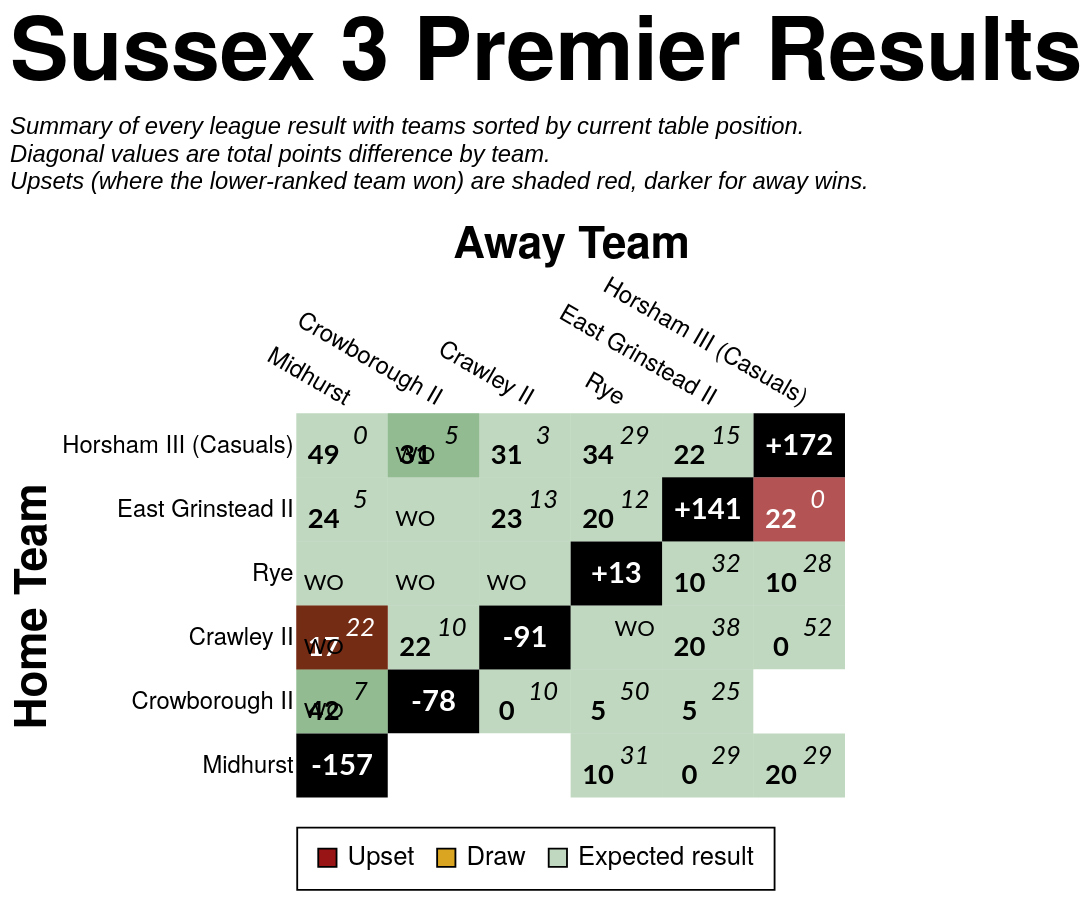

Here is the Vega-Lite specification saved for this chart:
### Vega-Lite specification from a JSON file in a GitHub repository (floating-point values rounded to 4 significant figures)
{"config": {"axis": {"labelFont": "PT Sans Narrow, Helvetica Neue, Helvetica, Arial, sans-serif", "titleFont": "PT Sans Narrow, Helvetica Neue, Helvetica, Arial, sans-serif", "labelFontSize": 13, "titleFontSize": 24, "gridColor": "#202947", "gridOpacity": 0.2, "zindex": 1}, "text": {"font": "Lato, sans-serif"}, "bar": {"cornerRadiusEnd": 5}, "header": {"labelFont": "PT Sans Narrow, Helvetica Neue, Helvetica, Arial, sans-serif", "titleFont": "PT Sans Narrow, Helvetica Neue, Helvetica, Arial, sans-serif", "labelFontSize": 24, "titleFontSize": 28, "labelFontWeight": "bold", "orient": "left"}, "legend": {"labelFont": "PT Sans Narrow, Helvetica Neue, Helvetica, Arial, sans-serif", "titleFont": "PT Sans Narrow, Helvetica Neue, Helvetica, Arial, sans-serif", "labelFontSize": 14, "titleFontSize": 16, "titlePadding": 5, "fillColor": "white", "strokeColor": "black", "padding": 10, "titleFontWeight": "lighter", "titleFontStyle": "italic", "titleColor": "gray", "offset": 10}, "title": {"font": "PT Sans Narrow, Helvetica Neue, Helvetica, Arial, sans-serif", "fontSize": 48, "fontWeight": "bold", "anchor": "start", "align": "center", "titlePadding": 20, "subtitlePadding": 10, "subtitleFontSize": 13, "subtitleColor": "", "subtitleFontStyle": "italic", "offset": 15, "color": "black"}, "axisX": {"labelAngle": 0}, "facet": {"title": null, "header": null, "align": {"row": "each", "column": "each"}, "spacing": 10}, "resolve": {"scale": {"y": "independent", "facet": "independent"}}, "background": "transparent", "scale": {"offsetBandPaddingOuter": 0.2, "offsetBandPaddingInner": 0.1}, "view": {"stroke": null, "background": "transparent"}}, "layer": [{"data": {"name": "data-7aaa627593f55bd35672cc9f66190a87"}, "mark": {"type": "rect"}, "encoding": {"color": {"field": "unexpected_result", "legend": {"labelExpr": "datum.value === 'Upset (Away Win)' ? 'Upset' : datum.value", "labelLimit": 220, "offset": 16, "orient": "bottom", "symbolStrokeColor": "black", "symbolStrokeWidth": 1, "values": ["Upset (Away Win)", "Draw", "Expected result"]}, "scale": {"domain": ["Expected result", "Upset (Home Win)", "Upset (Away Win)", "Draw", "To be played", "N/A"], "range": ["#146f1444", "#991515bb", "#991515", "goldenrod", "white", "black"]}, "title": null, "type": "nominal"}, "opacity": {"condition": {"test": "datum.home_team == param_35.home_team || datum.away_team == param_35.home_team || !isValid(param_35.home_team)", "value": 1.0}, "value": 0.1}, "tooltip": [{"field": "home_team", "title": "Home", "type": "nominal"}, {"field": "away_team", "title": "Away", "type": "nominal"}, {"field": "home_score_text", "title": "Home Score", "type": "nominal"}, {"field": "away_score_text", "title": "Away Score", "type": "nominal"}, {"field": "result", "title": "Result", "type": "nominal"}, {"field": "unexpected_result", "title": "Unexpectedness", "type": "nominal"}, {"field": "date", "format": "%d %b %Y", "title": "Date", "type": "temporal"}], "x": {"axis": {"domain": false, "grid": false, "labelAngle": 30, "orient": "top", "ticks": false}, "field": "away_team", "sort": ["Midhurst", "Crowborough II", "Crawley II", "Rye", "East Grinstead II", "Horsham III (Casuals)"], "title": "Away Team", "type": "nominal"}, "y": {"axis": {"domain": false, "grid": false, "ticks": false}, "field": "home_team", "sort": ["Horsham III (Casuals)", "East Grinstead II", "Rye", "Crawley II", "Crowborough II", "Midhurst"], "title": "Home Team", "type": "nominal"}}, "name": "view_36"}, {"data": {"name": "data-7aaa627593f55bd35672cc9f66190a87"}, "mark": {"type": "text", "fontStyle": "italic", "size": 14, "xOffset": 10, "yOffset": -5}, "encoding": {"color": {"condition": {"test": "(datum.home_team == param_35.home_team || datum.away_team == param_35.home_team || !isValid(param_35.home_team)) && datum.unexpected_result == 'Expected result'", "value": "black"}, "value": "white"}, "text": {"field": "away_score_text", "type": "nominal"}, "x": {"field": "away_team", "sort": ["Midhurst", "Crowborough II", "Crawley II", "Rye", "East Grinstead II", "Horsham III (Casuals)"], "type": "nominal"}, "y": {"field": "home_team", "sort": ["Horsham III (Casuals)", "East Grinstead II", "Rye", "Crawley II", "Crowborough II", "Midhurst"], "type": "nominal"}}, "transform": [{"filter": "datum.away_score_text != '' && datum.away_score_text != 'WO'"}]}, {"data": {"name": "data-7aaa627593f55bd35672cc9f66190a87"}, "mark": {"type": "text", "size": 12, "xOffset": 10, "yOffset": -5}, "encoding": {"color": {"condition": {"test": "(datum.home_team == param_35.home_team || datum.away_team == param_35.home_team || !isValid(param_35.home_team)) && datum.unexpected_result == 'Expected result'", "value": "black"}, "value": "white"}, "text": {"field": "away_score_text", "type": "nominal"}, "x": {"field": "away_team", "sort": ["Midhurst", "Crowborough II", "Crawley II", "Rye", "East Grinstead II", "Horsham III (Casuals)"], "type": "nominal"}, "y": {"field": "home_team", "sort": ["Horsham III (Casuals)", "East Grinstead II", "Rye", "Crawley II", "Crowborough II", "Midhurst"], "type": "nominal"}}, "transform": [{"filter": "datum.away_score_text == 'WO'"}]}, {"data": {"name": "data-7aaa627593f55bd35672cc9f66190a87"}, "mark": {"type": "text", "fontWeight": "bold", "size": 15, "xOffset": -10, "yOffset": 5}, "encoding": {"color": {"condition": {"test": "(datum.home_team == param_35.home_team || datum.away_team == param_35.home_team || !isValid(param_35.home_team)) && datum.unexpected_result == 'Expected result'", "value": "black"}, "value": "white"}, "text": {"field": "home_score_text", "type": "nominal"}, "x": {"field": "away_team", "sort": ["Midhurst", "Crowborough II", "Crawley II", "Rye", "East Grinstead II", "Horsham III (Casuals)"], "type": "nominal"}, "y": {"field": "home_team", "sort": ["Horsham III (Casuals)", "East Grinstead II", "Rye", "Crawley II", "Crowborough II", "Midhurst"], "type": "nominal"}}, "transform": [{"filter": "datum.home_score_text != '' && datum.home_score_text != 'WO'"}]}, {"data": {"name": "data-7aaa627593f55bd35672cc9f66190a87"}, "mark": {"type": "text", "size": 12, "xOffset": -10, "yOffset": 5}, "encoding": {"color": {"condition": {"test": "(datum.home_team == param_35.home_team || datum.away_team == param_35.home_team || !isValid(param_35.home_team)) && datum.unexpected_result == 'Expected result'", "value": "black"}, "value": "white"}, "text": {"field": "home_score_text", "type": "nominal"}, "x": {"field": "away_team", "sort": ["Midhurst", "Crowborough II", "Crawley II", "Rye", "East Grinstead II", "Horsham III (Casuals)"], "type": "nominal"}, "y": {"field": "home_team", "sort": ["Horsham III (Casuals)", "East Grinstead II", "Rye", "Crawley II", "Crowborough II", "Midhurst"], "type": "nominal"}}, "transform": [{"filter": "datum.home_score_text == 'WO'"}]}, {"data": {"name": "data-99997583bae8392bf271f2a6b991e258"}, "mark": {"type": "text", "color": "white", "fontWeight": "bold", "size": 16}, "encoding": {"text": {"field": "display_text", "type": "nominal"}, "tooltip": [{"field": "home_team", "title": "Team", "type": "nominal"}, {"field": "display_text", "title": "Points Difference", "type": "nominal"}], "x": {"field": "away_team", "sort": ["Midhurst", "Crowborough II", "Crawley II", "Rye", "East Grinstead II", "Horsham III (Casuals)"], "type": "nominal"}, "y": {"field": "home_team", "sort": ["Horsham III (Casuals)", "East Grinstead II", "Rye", "Crawley II", "Crowborough II", "Midhurst"], "type": "nominal"}}}], "height": {"step": 35}, "params": [{"name": "param_35", "select": {"type": "point", "clear": "dblclick", "fields": ["home_team"], "on": "click"}, "value": null, "views": ["view_36"]}], "title": {"text": "Sussex 3 Premier Results", "subtitle": ["Summary of every league result with teams sorted by current table position.", "Diagonal values are total points difference by team.", "Upsets (where the lower-ranked team won) are shaded red, darker for away wins."]}, "width": {"step": 50}, "$schema": "https://vega.github.io/schema/vega-lite/v5.20.1.json", "datasets": {"data-7aaa627593f55bd35672cc9f66190a87": [{"home_team": "Crawley II", "away_team": "Crawley II", "match_id": null, "date": "", "home_score": null, "away_score": null, "home_walkover": null, "away_walkover": null, "result": "N/A", "home_score_text": "", "away_score_text": "", "wo_result": "", "score_text": "", "display_text": "-91", "is_diagonal": true, "result_simple": "N/A", "unexpected_result": "N/A", "unexpected_opacity": 1.0}, {"home_team": "Crawley II", "away_team": "Crowborough II", "match_id": "952685", "date": "2022-01-22T00:00:00", "home_score": 22, "away_score": 10, "home_walkover": false, "away_walkover": false, "result": "Home Win", "home_score_text": "22", "away_score_text": "10", "wo_result": "", "score_text": "22-10", "display_text": "22-10", "is_diagonal": false, "result_simple": "Home Win", "unexpected_result": "Expected result", "unexpected_opacity": 0.25}, {"home_team": "Crawley II", "away_team": "East Grinstead II", "match_id": "952701", "date": "2022-03-26T00:00:00", "home_score": 20, "away_score": 38, "home_walkover": false, "away_walkover": false, "result": "Away Win", "home_score_text": "20", "away_score_text": "38", "wo_result": "", "score_text": "20-38", "display_text": "20-38", "is_diagonal": false, "result_simple": "Away Win", "unexpected_result": "Expected result", "unexpected_opacity": 0.25}, {"home_team": "Crawley II", "away_team": "Horsham III (Casuals)", "match_id": "952691", "date": "2022-02-12T00:00:00", "home_score": 0, "away_score": 52, "home_walkover": false, "away_walkover": false, "result": "Away Win", "home_score_text": "0", "away_score_text": "52", "wo_result": "", "score_text": "0-52", "display_text": "0-52", "is_diagonal": false, "result_simple": "Away Win", "unexpected_result": "Expected result", "unexpected_opacity": 0.25}, {"home_team": "Crawley II", "away_team": "Midhurst", "match_id": "957345", "date": "2022-02-19T00:00:00", "home_score": 17, "away_score": 22, "home_walkover": false, "away_walkover": false, "result": "Away Win (LBP)", "home_score_text": "17", "away_score_text": "22", "wo_result": "", "score_text": "17-22", "display_text": "17-22", "is_diagonal": false, "result_simple": "Away Win", "unexpected_result": "Upset (Away Win)", "unexpected_opacity": 1.0}, {"home_team": "Crawley II", "away_team": "Midhurst", "match_id": "952681", "date": "2022-01-15T00:00:00", "home_score": null, "away_score": null, "home_walkover": true, "away_walkover": false, "result": "Home Win", "home_score_text": "WO", "away_score_text": "", "wo_result": "HWO", "score_text": "WO", "display_text": "WO", "is_diagonal": false, "result_simple": "Home Win", "unexpected_result": "Expected result", "unexpected_opacity": 0.25}, {"home_team": "Crawley II", "away_team": "Rye", "match_id": "952676", "date": "2021-12-11T00:00:00", "home_score": null, "away_score": null, "home_walkover": false, "away_walkover": true, "result": "Away Win", "home_score_text": "", "away_score_text": "WO", "wo_result": "AWO", "score_text": "WO", "display_text": "WO", "is_diagonal": false, "result_simple": "Away Win", "unexpected_result": "Expected result", "unexpected_opacity": 0.25}, {"home_team": "Crowborough II", "away_team": "Crawley II", "match_id": "952697", "date": "2022-03-05T00:00:00", "home_score": 0, "away_score": 10, "home_walkover": false, "away_walkover": false, "result": "Away Win", "home_score_text": "0", "away_score_text": "10", "wo_result": "", "score_text": "0-10", "display_text": "0-10", "is_diagonal": false, "result_simple": "Away Win", "unexpected_result": "Expected result", "unexpected_opacity": 0.25}, {"home_team": "Crowborough II", "away_team": "Crowborough II", "match_id": null, "date": "", "home_score": null, "away_score": null, "home_walkover": null, "away_walkover": null, "result": "N/A", "home_score_text": "", "away_score_text": "", "wo_result": "", "score_text": "", "display_text": "-78", "is_diagonal": true, "result_simple": "N/A", "unexpected_result": "N/A", "unexpected_opacity": 1.0}, {"home_team": "Crowborough II", "away_team": "East Grinstead II", "match_id": "952677", "date": "2021-12-11T00:00:00", "home_score": 5, "away_score": 25, "home_walkover": false, "away_walkover": false, "result": "Away Win", "home_score_text": "5", "away_score_text": "25", "wo_result": "", "score_text": "5-25", "display_text": "5-25", "is_diagonal": false, "result_simple": "Away Win", "unexpected_result": "Expected result", "unexpected_opacity": 0.25}, {"home_team": "Crowborough II", "away_team": "Horsham III (Casuals)", "match_id": null, "date": "", "home_score": null, "away_score": null, "home_walkover": null, "away_walkover": null, "result": "To be played", "home_score_text": "", "away_score_text": "", "wo_result": "", "score_text": "", "display_text": "", "is_diagonal": false, "result_simple": "To be played", "unexpected_result": "To be played", "unexpected_opacity": 1.0}, {"home_team": "Crowborough II", "away_team": "Midhurst", "match_id": "957845", "date": "2022-03-26T00:00:00", "home_score": 42, "away_score": 7, "home_walkover": false, "away_walkover": false, "result": "Home Win", "home_score_text": "42", "away_score_text": "7", "wo_result": "", "score_text": "42-7", "display_text": "42-7", "is_diagonal": false, "result_simple": "Home Win", "unexpected_result": "Expected result", "unexpected_opacity": 0.25}, {"home_team": "Crowborough II", "away_team": "Midhurst", "match_id": "952687", "date": "2022-01-29T00:00:00", "home_score": null, "away_score": null, "home_walkover": true, "away_walkover": false, "result": "Home Win", "home_score_text": "WO", "away_score_text": "", "wo_result": "HWO", "score_text": "WO", "display_text": "WO", "is_diagonal": false, "result_simple": "Home Win", "unexpected_result": "Expected result", "unexpected_opacity": 0.25}, {"home_team": "Crowborough II", "away_team": "Rye", "match_id": "952690", "date": "2022-02-12T00:00:00", "home_score": 5, "away_score": 50, "home_walkover": false, "away_walkover": false, "result": "Away Win", "home_score_text": "5", "away_score_text": "50", "wo_result": "", "score_text": "5-50", "display_text": "5-50", "is_diagonal": false, "result_simple": "Away Win", "unexpected_result": "Expected result", "unexpected_opacity": 0.25}, {"home_team": "East Grinstead II", "away_team": "Crawley II", "match_id": "952688", "date": "2022-01-29T00:00:00", "home_score": 23, "away_score": 13, "home_walkover": false, "away_walkover": false, "result": "Home Win", "home_score_text": "23", "away_score_text": "13", "wo_result": "", "score_text": "23-13", "display_text": "23-13", "is_diagonal": false, "result_simple": "Home Win", "unexpected_result": "Expected result", "unexpected_opacity": 0.25}, {"home_team": "East Grinstead II", "away_team": "Crowborough II", "match_id": "952704", "date": "2022-04-02T00:00:00", "home_score": null, "away_score": null, "home_walkover": true, "away_walkover": false, "result": "Home Win", "home_score_text": "WO", "away_score_text": "", "wo_result": "HWO", "score_text": "WO", "display_text": "WO", "is_diagonal": false, "result_simple": "Home Win", "unexpected_result": "Expected result", "unexpected_opacity": 0.25}, {"home_team": "East Grinstead II", "away_team": "East Grinstead II", "match_id": null, "date": "", "home_score": null, "away_score": null, "home_walkover": null, "away_walkover": null, "result": "N/A", "home_score_text": "", "away_score_text": "", "wo_result": "", "score_text": "", "display_text": "+141", "is_diagonal": true, "result_simple": "N/A", "unexpected_result": "N/A", "unexpected_opacity": 1.0}, {"home_team": "East Grinstead II", "away_team": "Horsham III (Casuals)", "match_id": "952698", "date": "2022-03-05T00:00:00", "home_score": 22, "away_score": 0, "home_walkover": false, "away_walkover": false, "result": "Home Win", "home_score_text": "22", "away_score_text": "0", "wo_result": "", "score_text": "22-0", "display_text": "22-0", "is_diagonal": false, "result_simple": "Home Win", "unexpected_result": "Upset (Home Win)", "unexpected_opacity": 0.75}, {"home_team": "East Grinstead II", "away_team": "Midhurst", "match_id": "952692", "date": "2022-02-12T00:00:00", "home_score": 24, "away_score": 5, "home_walkover": false, "away_walkover": false, "result": "Home Win", "home_score_text": "24", "away_score_text": "5", "wo_result": "", "score_text": "24-5", "display_text": "24-5", "is_diagonal": false, "result_simple": "Home Win", "unexpected_result": "Expected result", "unexpected_opacity": 0.25}, {"home_team": "East Grinstead II", "away_team": "Rye", "match_id": "952683", "date": "2022-01-15T00:00:00", "home_score": 20, "away_score": 12, "home_walkover": false, "away_walkover": false, "result": "Home Win", "home_score_text": "20", "away_score_text": "12", "wo_result": "", "score_text": "20-12", "display_text": "20-12", "is_diagonal": false, "result_simple": "Home Win", "unexpected_result": "Expected result", "unexpected_opacity": 0.25}, {"home_team": "Horsham III (Casuals)", "away_team": "Crawley II", "match_id": "952678", "date": "2021-12-18T00:00:00", "home_score": 31, "away_score": 3, "home_walkover": false, "away_walkover": false, "result": "Home Win", "home_score_text": "31", "away_score_text": "3", "wo_result": "", "score_text": "31-3", "display_text": "31-3", "is_diagonal": false, "result_simple": "Home Win", "unexpected_result": "Expected result", "unexpected_opacity": 0.25}, {"home_team": "Horsham III (Casuals)", "away_team": "Crowborough II", "match_id": "957346", "date": "2022-02-19T00:00:00", "home_score": 31, "away_score": 5, "home_walkover": false, "away_walkover": false, "result": "Home Win", "home_score_text": "31", "away_score_text": "5", "wo_result": "", "score_text": "31-5", "display_text": "31-5", "is_diagonal": false, "result_simple": "Home Win", "unexpected_result": "Expected result", "unexpected_opacity": 0.25}, {"home_team": "Horsham III (Casuals)", "away_team": "Crowborough II", "match_id": "953050", "date": "2022-01-15T00:00:00", "home_score": null, "away_score": null, "home_walkover": true, "away_walkover": false, "result": "Home Win", "home_score_text": "WO", "away_score_text": "", "wo_result": "HWO", "score_text": "WO", "display_text": "WO", "is_diagonal": false, "result_simple": "Home Win", "unexpected_result": "Expected result", "unexpected_opacity": 0.25}, {"home_team": "Horsham III (Casuals)", "away_team": "East Grinstead II", "match_id": "952684", "date": "2022-01-22T00:00:00", "home_score": 22, "away_score": 15, "home_walkover": false, "away_walkover": false, "result": "Home Win (LBP)", "home_score_text": "22", "away_score_text": "15", "wo_result": "", "score_text": "22-15", "display_text": "22-15", "is_diagonal": false, "result_simple": "Home Win", "unexpected_result": "Expected result", "unexpected_opacity": 0.25}, {"home_team": "Horsham III (Casuals)", "away_team": "Horsham III (Casuals)", "match_id": null, "date": "", "home_score": null, "away_score": null, "home_walkover": null, "away_walkover": null, "result": "N/A", "home_score_text": "", "away_score_text": "", "wo_result": "", "score_text": "", "display_text": "+172", "is_diagonal": true, "result_simple": "N/A", "unexpected_result": "N/A", "unexpected_opacity": 1.0}, {"home_team": "Horsham III (Casuals)", "away_team": "Midhurst", "match_id": "952675", "date": "2021-12-11T00:00:00", "home_score": 49, "away_score": 0, "home_walkover": false, "away_walkover": false, "result": "Home Win", "home_score_text": "49", "away_score_text": "0", "wo_result": "", "score_text": "49-0", "display_text": "49-0", "is_diagonal": false, "result_simple": "Home Win", "unexpected_result": "Expected result", "unexpected_opacity": 0.25}, {"home_team": "Horsham III (Casuals)", "away_team": "Rye", "match_id": "952700", "date": "2022-03-19T00:00:00", "home_score": 34, "away_score": 29, "home_walkover": false, "away_walkover": false, "result": "Home Win (LBP)", "home_score_text": "34", "away_score_text": "29", "wo_result": "", "score_text": "34-29", "display_text": "34-29", "is_diagonal": false, "result_simple": "Home Win", "unexpected_result": "Expected result", "unexpected_opacity": 0.25}, {"home_team": "Midhurst", "away_team": "Crawley II", "match_id": null, "date": "", "home_score": null, "away_score": null, "home_walkover": null, "away_walkover": null, "result": "To be played", "home_score_text": "", "away_score_text": "", "wo_result": "", "score_text": "", "display_text": "", "is_diagonal": false, "result_simple": "To be played", "unexpected_result": "To be played", "unexpected_opacity": 1.0}, {"home_team": "Midhurst", "away_team": "Crowborough II", "match_id": null, "date": "", "home_score": null, "away_score": null, "home_walkover": null, "away_walkover": null, "result": "To be played", "home_score_text": "", "away_score_text": "", "wo_result": "", "score_text": "", "display_text": "", "is_diagonal": false, "result_simple": "To be played", "unexpected_result": "To be played", "unexpected_opacity": 1.0}, {"home_team": "Midhurst", "away_team": "East Grinstead II", "match_id": "955168", "date": "2022-01-08T00:00:00", "home_score": 0, "away_score": 29, "home_walkover": false, "away_walkover": false, "result": "Away Win", "home_score_text": "0", "away_score_text": "29", "wo_result": "", "score_text": "0-29", "display_text": "0-29", "is_diagonal": false, "result_simple": "Away Win", "unexpected_result": "Expected result", "unexpected_opacity": 0.25}, {"home_team": "Midhurst", "away_team": "Horsham III (Casuals)", "match_id": "952702", "date": "2022-04-02T00:00:00", "home_score": 20, "away_score": 29, "home_walkover": false, "away_walkover": false, "result": "Away Win", "home_score_text": "20", "away_score_text": "29", "wo_result": "", "score_text": "20-29", "display_text": "20-29", "is_diagonal": false, "result_simple": "Away Win", "unexpected_result": "Expected result", "unexpected_opacity": 0.25}, {"home_team": "Midhurst", "away_team": "Midhurst", "match_id": null, "date": "", "home_score": null, "away_score": null, "home_walkover": null, "away_walkover": null, "result": "N/A", "home_score_text": "", "away_score_text": "", "wo_result": "", "score_text": "", "display_text": "-157", "is_diagonal": true, "result_simple": "N/A", "unexpected_result": "N/A", "unexpected_opacity": 1.0}, {"home_team": "Midhurst", "away_team": "Rye", "match_id": "952686", "date": "2022-01-22T00:00:00", "home_score": 10, "away_score": 31, "home_walkover": false, "away_walkover": false, "result": "Away Win", "home_score_text": "10", "away_score_text": "31", "wo_result": "", "score_text": "10-31", "display_text": "10-31", "is_diagonal": false, "result_simple": "Away Win", "unexpected_result": "Expected result", "unexpected_opacity": 0.25}, {"home_team": "Rye", "away_team": "Crawley II", "match_id": "952703", "date": "2022-04-02T00:00:00", "home_score": null, "away_score": null, "home_walkover": true, "away_walkover": false, "result": "Home Win", "home_score_text": "WO", "away_score_text": "", "wo_result": "HWO", "score_text": "WO", "display_text": "WO", "is_diagonal": false, "result_simple": "Home Win", "unexpected_result": "Expected result", "unexpected_opacity": 0.25}, {"home_team": "Rye", "away_team": "Crowborough II", "match_id": "955082", "date": "2022-02-05T00:00:00", "home_score": null, "away_score": null, "home_walkover": true, "away_walkover": false, "result": "Home Win", "home_score_text": "WO", "away_score_text": "", "wo_result": "HWO", "score_text": "WO", "display_text": "WO", "is_diagonal": false, "result_simple": "Home Win", "unexpected_result": "Expected result", "unexpected_opacity": 0.25}, {"home_team": "Rye", "away_team": "East Grinstead II", "match_id": "959356", "date": "2022-03-12T00:00:00", "home_score": 10, "away_score": 32, "home_walkover": false, "away_walkover": false, "result": "Away Win", "home_score_text": "10", "away_score_text": "32", "wo_result": "", "score_text": "10-32", "display_text": "10-32", "is_diagonal": false, "result_simple": "Away Win", "unexpected_result": "Expected result", "unexpected_opacity": 0.25}, {"home_team": "Rye", "away_team": "Horsham III (Casuals)", "match_id": "952689", "date": "2022-01-29T00:00:00", "home_score": 10, "away_score": 28, "home_walkover": false, "away_walkover": false, "result": "Away Win", "home_score_text": "10", "away_score_text": "28", "wo_result": "", "score_text": "10-28", "display_text": "10-28", "is_diagonal": false, "result_simple": "Away Win", "unexpected_result": "Expected result", "unexpected_opacity": 0.25}, {"home_team": "Rye", "away_team": "Midhurst", "match_id": "952696", "date": "2022-03-05T00:00:00", "home_score": null, "away_score": null, "home_walkover": true, "away_walkover": false, "result": "Home Win", "home_score_text": "WO", "away_score_text": "", "wo_result": "HWO", "score_text": "WO", "display_text": "WO", "is_diagonal": false, "result_simple": "Home Win", "unexpected_result": "Expected result", "unexpected_opacity": 0.25}, {"home_team": "Rye", "away_team": "Rye", "match_id": null, "date": "", "home_score": null, "away_score": null, "home_walkover": null, "away_walkover": null, "result": "N/A", "home_score_text": "", "away_score_text": "", "wo_result": "", "score_text": "", "display_text": "+13", "is_diagonal": true, "result_simple": "N/A", "unexpected_result": "N/A", "unexpected_opacity": 1.0}], "data-99997583bae8392bf271f2a6b991e258": [{"home_team": "Crawley II", "away_team": "Crawley II", "match_id": null, "date": "", "home_score": null, "away_score": null, "home_walkover": null, "away_walkover": null, "result": "N/A", "home_score_text": "", "away_score_text": "", "wo_result": "", "score_text": "", "display_text": "-91", "is_diagonal": true, "result_simple": "N/A", "unexpected_result": "N/A", "unexpected_opacity": 1.0}, {"home_team": "Crowborough II", "away_team": "Crowborough II", "match_id": null, "date": "", "home_score": null, "away_score": null, "home_walkover": null, "away_walkover": null, "result": "N/A", "home_score_text": "", "away_score_text": "", "wo_result": "", "score_text": "", "display_text": "-78", "is_diagonal": true, "result_simple": "N/A", "unexpected_result": "N/A", "unexpected_opacity": 1.0}, {"home_team": "East Grinstead II", "away_team": "East Grinstead II", "match_id": null, "date": "", "home_score": null, "away_score": null, "home_walkover": null, "away_walkover": null, "result": "N/A", "home_score_text": "", "away_score_text": "", "wo_result": "", "score_text": "", "display_text": "+141", "is_diagonal": true, "result_simple": "N/A", "unexpected_result": "N/A", "unexpected_opacity": 1.0}, {"home_team": "Horsham III (Casuals)", "away_team": "Horsham III (Casuals)", "match_id": null, "date": "", "home_score": null, "away_score": null, "home_walkover": null, "away_walkover": null, "result": "N/A", "home_score_text": "", "away_score_text": "", "wo_result": "", "score_text": "", "display_text": "+172", "is_diagonal": true, "result_simple": "N/A", "unexpected_result": "N/A", "unexpected_opacity": 1.0}, {"home_team": "Midhurst", "away_team": "Midhurst", "match_id": null, "date": "", "home_score": null, "away_score": null, "home_walkover": null, "away_walkover": null, "result": "N/A", "home_score_text": "", "away_score_text": "", "wo_result": "", "score_text": "", "display_text": "-157", "is_diagonal": true, "result_simple": "N/A", "unexpected_result": "N/A", "unexpected_opacity": 1.0}, {"home_team": "Rye", "away_team": "Rye", "match_id": null, "date": "", "home_score": null, "away_score": null, "home_walkover": null, "away_walkover": null, "result": "N/A", "home_score_text": "", "away_score_text": "", "wo_result": "", "score_text": "", "display_text": "+13", "is_diagonal": true, "result_simple": "N/A", "unexpected_result": "N/A", "unexpected_opacity": 1.0}]}}
